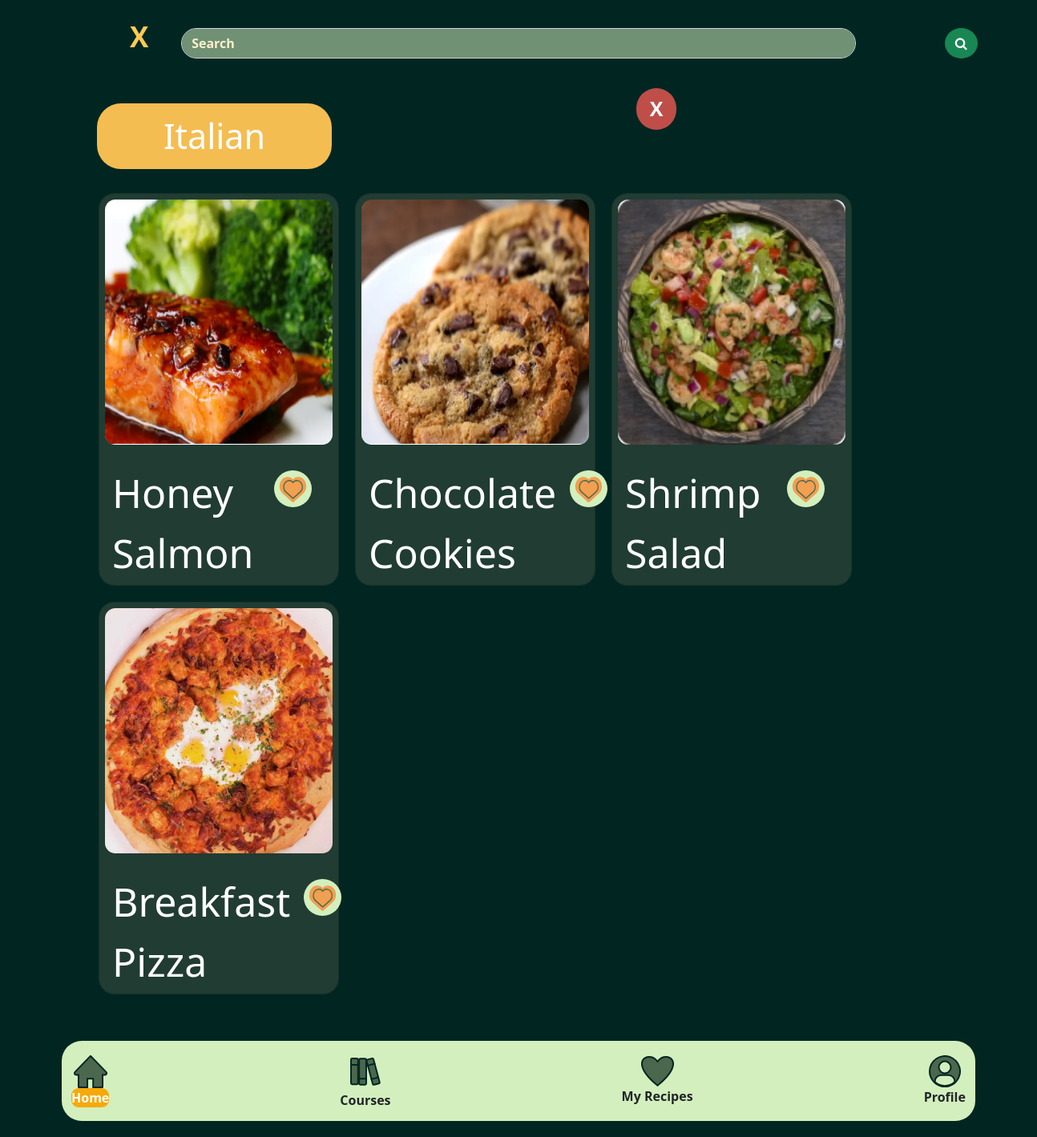
Screenshot of /mealFix/search/cuisine/1 with the database file from the repository.
### mealFix/models.py (models this page shows)
class Cuisine(models.Model):
    title = models.CharField(max_length=100)
    author = models.ForeignKey(User, on_delete=models.CASCADE, null=True, blank=True)

class Recept(models.Model):
    title = models.CharField(max_length=50)
    time = models.IntegerField()
    tod = models.IntegerField(null=True, blank=True)
    bigsix = models.IntegerField(null=True, blank=True)
    cuisine = models.IntegerField(null=True, blank=True)
    dish_style = models.IntegerField(null=True, blank=True)
    ingredients = models.TextField(blank=True, null=True)
    calories = models.TextField(null=True, blank=True)
    fat = models.TextField(null=True, blank=True)
    carbs = models.TextField(null=True, blank=True)
    fiber = models.TextField(null=True, blank=True)
    sugar = models.TextField(null=True, blank=True)
    protein = models.TextField(null=True, blank=True)
    servings = models.IntegerField(null=True, blank=True)
    step1 = models.TextField(null=True, blank=True)
    step2 = models.TextField(null=True, blank=True)
    step3 = models.TextField(null=True, blank=True)
    step4 = models.TextField(null=True, blank=True)
    step5 = models.TextField(null=True, blank=True)
    step6 = models.TextField(null=True, blank=True)
    step7 = models.TextField(null=True, blank=True)
    step8 = models.TextField(null=True, blank=True)
    step9 = models.TextField(null=True, blank=True)
    step10 = models.TextField(null=True, blank=True)
    myrecipes = models.IntegerField(null=True, blank=True)
    image = models.ImageField(upload_to="cover_image", null=True, blank=True)
    author = models.ForeignKey(User, on_delete=models.CASCADE, null=True, blank=True)

### mealFix/views.py (the view)
# urls.py: path("search/cuisine/<str:id_cuisine>", views.cuisinepage),
def cuisinepage(request, id_cuisine):
    oneCuisine = Cuisine.objects.get(id=id_cuisine)
    queryset = Recept.objects.all()
    context ={"oneCuisine": oneCuisine, "recipeC": queryset}
    return render(request, "cuisinepage.html", context=context)

### templates/cuisinepage.html (shortened to what this page needs)
<!DOCTYPE html>
<html lang="en">
<head>
{% load static %}
    <link rel="stylesheet" type="text/css" href="{% static '/css/bootstrap.css' %}" >
<link href="https://maxcdn.bootstrapcdn.com/font-awesome/4.6.3/css/font-awesome.min.css" rel="stylesheet"/>
<body>
<div class="container col-12">
{% load static %}
<div class="container col-12">
<div id="boxes" class="row-cols-lg-2 mx-auto float-container" style="align-items: center; align-content: center; text-align: center; display: flex">
    <div id="leftbox">
        <a href="/mealFix/home" style="color: #FFCA55; font-weight: bolder; font-size: 35px">X</p>
        </a>
    </div>
  <div id="middlebox" class="col-lg-10 float-child1">
      <a href="">
        <input href="/mealFix/profile" type="text" value="Search" class="form-control rounded-5" placeholder="Search" style="background-color: #709174; text-align: left; color: #FCEFCE; font-weight: bolder">
      </a>
  </div>
  <div id="rightbox" class="col-sm float-child2">
        <button class="btn btn-success rounded-circle" type="submit">
            <i class="fa fa-search"></i>
        </button>
  </div>
</div>
<div class="float-container col-10">
    <button id="x" class="btn"><a href="/mealFix/search">X</a></button>
    <button class="btn btn-lg" style="color: white; font-size: 43px; background-color: #F4BD51; border-radius: 30px; width: 293px">{{ oneCuisine.title }} </button>
</div>
<div class="container col-12" style="display: flex; flex-direction: row; flex-wrap: wrap;">
    {% for recept in recipeC %}
        {% if recept.cuisine == oneCuisine.id %}
            <a style="color: white" href="/mealFix/recept/{{ recept.id }}">
        <div class="card recept-bt" style="width:300px; margin: 10px; height: 490px; background-color: #213C32;border-radius: 20px">
  <img src="{{ MEDIA_URL }}{{ recept.image.url }}" class="card-img-top" style="border-radius: 20px">
  <div class="card-body" style="display: flex; color: white">
      <div  class=" float-start">
         <p class="card-title" style="font-size: 50px; text-align: left">{{ recept.title }}</p>
      </div>
      <div class="float-end mx-auto" >
        <a href="#" class="btn btn-lg" style="font-size: 20px;"><img src="{% static "/img/like.svg" %}"></a>
      </div>
  </div>
</div>
            {% endif %}
    </a>
    {% endfor %}
</div>
</div>
</div>
<br>
<br>
<div class="navbar fixed-bottom navbar-expand-lg float-container text-center">
    <div class="container text-center" style="background-color: #D3EFBD; border-radius: 25px;  width: 2000px; height: 100px; align-content: center">
        <div class="nav-item">
            <img id="image" src="{% static '/img/icons/home.svg' %}" alt="logo" class="text-center">
            <a class="nav-link" href="/mealFix/home" style="background-color: #F6A90A; border-radius: 9px; color: white">Home</a>
        </div>
        <div class="nav-item">
            <img id="image" src="{% static '/img/icons/books.svg' %}" alt="logo">
            <a class="nav-link" href="/mealFix/course">Courses</a>
        </div>
        <div class="nav-item">
            <img id="image" src="{% static '/img/icons/fav.svg' %}" alt="logo">
            <a class="nav-link" href="/mealFix/myrecipes">My Recipes</a>
        </div>
        <div class="nav-item">
            <img id="image" src="{% static '/img/icons/profil.svg' %}" alt="logo"></a>
            <a class="nav-link" href="/mealFix/profile">Profile</a>
        </div>
        </div>
    </div>
<br>
<br>
<br>
<br>
<br>
</body>
</html>

### templates/cuisinepage.html (style rules this page uses)
body { background: #012622; box-shadow: 0px 4px 4px rgba(0, 0, 0, 0.25); }
a { color: white; text-decoration: none; }
.nav-link { text-align: center; font-weight: bolder; }
.float-container { padding: 20px; }
.float-child1 { width: 700px; float: left; }
#leftbox { float:left; width:10%; }
#middlebox { float: left; width:80%; }
#rightbox { float:right; width:25%; }
.card-img-top { padding: 7px; display: block; margin-right: auto; margin-left: auto; width: 298px; height: 320px; background-size: cover; }
#x { position: absolute; color: white; background-color: #BF4E49; font-size: 25px; font-weight: bolder; width: 50px; top: 110px; right: 450px; border-radius: 25px; }

### rows the page displays
Cuisine: title "Italian"
Recept: image (picture), title "Honey Salmon"
Recept: image (picture), title "Chocolate Cookies"
Recept: image (picture), title "Shrimp Salad"
Recept: image (picture), title "Breakfast Pizza"
